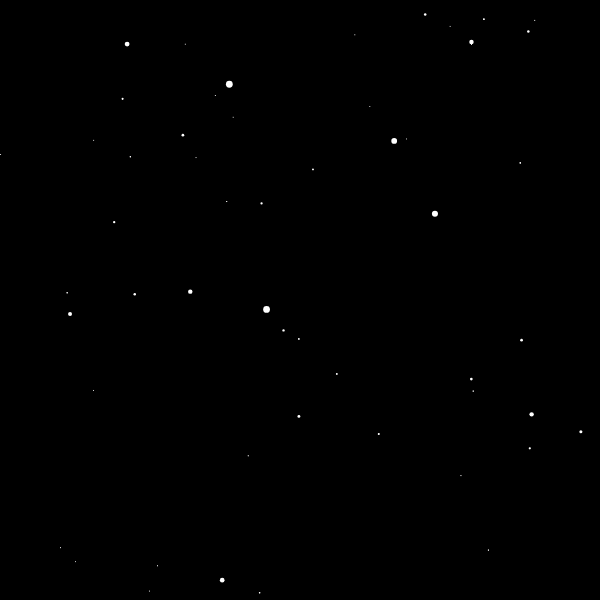
Frame 1 (no input)
Frame 60 (no input): identical to frame 1, image omitted
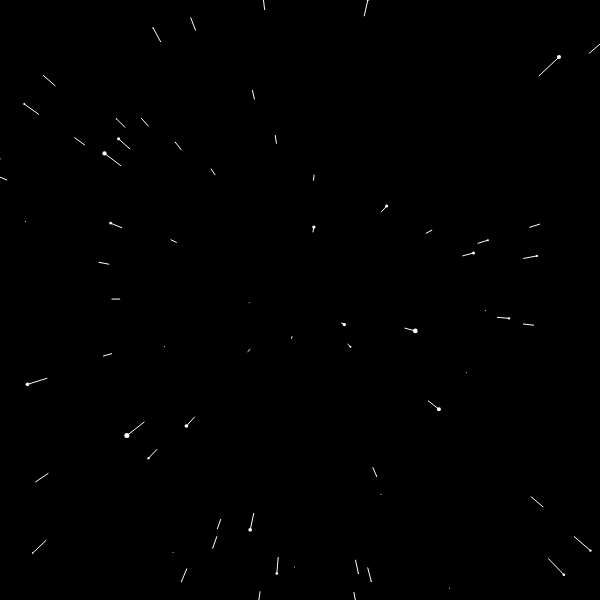
Frame 120 (the mouse pressed at the canvas centre since frame 60)

The p5.js sketch that drew these frames (run headless with seeded random() and noise() and a simulated clock; from frame 60 on, the mouse is pressed at the canvas centre):

// p5.js sketch
// ── sketch.js
stars = [];

var speed;

function setup() {
	createCanvas(600, 600);

	for (var i = 0; i < 800; i++) {
		stars[i] = new Star();
	}
}

function draw() {
	speed = map(mouseX, 0, width, 0, 50);
	background(0);
	translate(width / 2, height / 2);
	for (var i = 0; i < stars.length; i++) {
		stars[i].update();
		stars[i].display();
	}

}

// ── star.js
function Star() {
	this.x = random(-width, width);
	this.y = random(-height, height);
	this.z = random(width);
	this.pz = this.z; // previous z
	
	this.update = function() {
		this.z = this.z - speed;
		if (this.z < 1) {
			this.z = width;
			this.x = random(-width, width);
			this.y = random(-height, height);
			this.pz = this.z;
		}
	}

	this.display = function() {
		fill(255);
		noStroke();

		var sx = map(this.x / this.z, 0, 1, 0, width);
		var sy = map(this.y / this.z, 0, 1, 0, height);

		var r = map(this.z, 0, width, 8, 0);
		ellipse(sx, sy, r, r);

		var px = map(this.x / this.pz, 0, 1, 0, width);
		var py = map(this.y / this.pz, 0, 1, 0, height);

		this.pz = this.z;

		stroke(255);
		line(px, py, sx, sy);
	}

} 
